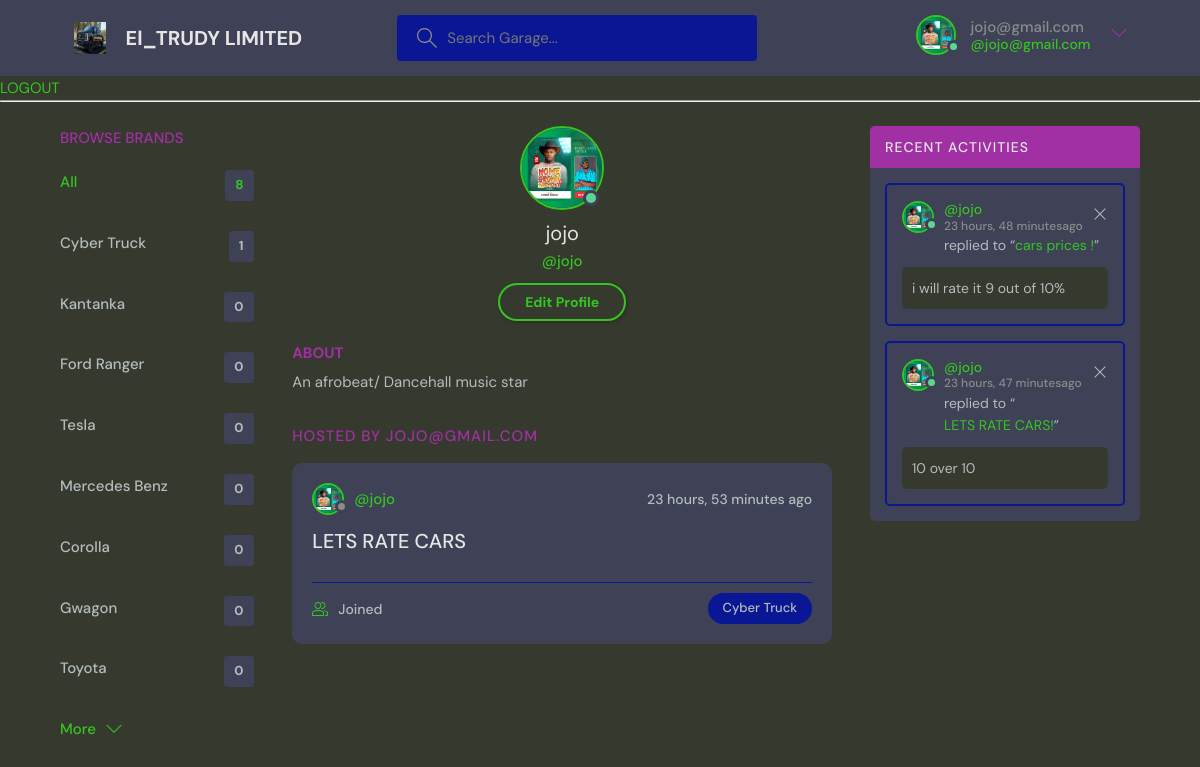
Screenshot of /profile/3/ (signed in) with the database file from the repository.
### room/models.py (models this page shows, shortened)
class User(AbstractUser):
    name = models.CharField (max_length=200, null =True)
    email = models.EmailField(unique=True)
    bio = models.TextField( null=True)
    avatar = models.ImageField(null=True, default= "avatar.svg")
    USERNAME_FIELD = 'email'
    REQUIRED_FIELDS = []

class Topic(models.Model):
    name = models.CharField(max_length= 250)

class room(models.Model):
    host = models.ForeignKey(User, on_delete= models.SET_NULL, null= True)
    topic = models.ForeignKey(Topic, on_delete= models.SET_NULL, null=True)
    paticipants = models.ManyToManyField(User, related_name= 'paticipants', blank=True)
    name = models.CharField(max_length=100)
    description = models.TextField(null = True, blank = True)
    created = models.DateTimeField( auto_now= False, auto_now_add=True)
    updated = models.DateTimeField( auto_now= True, auto_now_add= False)
    def __str__(self):
        return self.name
    class Meta:
        ordering = ['-created','-updated']

class Message(models.Model):
    Room = models.ForeignKey(room, on_delete=
    models.CASCADE)
    user = models.ForeignKey(User, on_delete=
    models.CASCADE)
    body = models.TextField()
    created = models.DateTimeField( auto_now= False, auto_now_add=True)
    updated = models.DateTimeField( auto_now= True, auto_now_add= False)

### room/views.py (the view)
# urls.py: path('profile/<int:pk>/',views.profile_user,name= 'profile'),
@login_required(login_url= 'login')
def profile_user(request, pk):
    if request.method == "GET":
        if not pk:
            return redirect("home")
        try:
            user = User.objects.get(id=pk)
        except User.DoesNotExist:
            return HttpResponse("PAGE NOT FOUND 404")
        user = User.objects.get(id=pk)
        Room = user.room_set.all
        room_message =user.message_set.all()
        topic = Topic.objects.all()
    return render(request, 'room/profile.html', {
            'user': user,
            'Room': Room,
            'room_message': room_message,
            'topic': topic,
        })

### room/templates/room/profile.html
  {% extends "main.html" %}
  {% block content %}
  <main class="profile-page layout layout--3">
    <div class="container">
      {% include "room/topics_components.html" %}
      <div class="roomList">
        <div class="profile">
          <div class="profile__avatar">
            <div class="avatar avatar--large active">
              <img src="{{request.user.avatar.url}}" />
            </div>
          </div>
          <div class="profile__info">
            <h3>{{user.username}}</h3>
            <p>@{{user.username}}</p>
            {% if request.user == user%}
            <a href="{% url 'edit_user'%}"
              {%endif%}
             class="btn btn--main btn--pill">Edit Profile</a>
          </div>
          <div class="profile__about">
            <h3>About</h3>
            <p>
              {{request.user.bio}}
            </p>
          </div>
        </div>
        <div class="roomList__header">
          <div>
            <h2>Hosted by {{user}}</a>
            </h2>
          </div>
        </div>
        {% include "room/feed.html" %}
      </div>
      {% include "room/activity2.html" %}
    </div>
  </main>
  {% endblock content %}

### templates/main.html (shortened to what this page needs)
<!DOCTYPE html>
{% load static %}
<html lang="en">
  <head>
    <link rel="stylesheet" href="{% static 'styles/style.css'%}" />
  </head>
  <body>
	{% include "navbar.html" %}
	{% block content %}
	{% endblock content %}
  </body>
</html>

### templates/navbar.html (shortened to what this page needs)
{% load static %}
<header class="header header--loggedIn">
    <div class="container">
      <a href="{% url 'home'%}" class="header__logo">
        <img src="{% static 'images/icons/ford.jpeg'%}" />
        <h1>El_TRUDY LIMITED</h1>
      </a>
      <form class="header__search" method = 'GET' action = "{% url 'home'%}">
        <label>
          <input name="q" placeholder="Search Garage..." />
        </label>
      </form>
      <nav class="header__menu">
        {% if request.user.is_authenticated %}
        <div class="header__user">
          <a href="{% url 'edit_user'%}">
            <div class="avatar avatar--medium active">
              <img src="{{request.user.avatar.url}}" />
            </div>
            <p>{{request.user}} <span>@{{request.user}}</span></p>
          </a>
          <button class="dropdown-button">
            <svg version="1.1" xmlns="http://www.w3.org/2000/svg" width="32" height="32" viewBox="0 0 32 32">
              <title>chevron-down</title>
              <path d="M16 21l-13-13h-3l16 16 16-16h-3l-13 13z"></path>
            </svg>
          </button>
        </div>
        {% else %}
         <a href="{% url 'login' %}">
          <img src="{% static 'images/avatar.svg' %}" />
          <p>Login</p>
        </a>
        {% endif %}
      </nav>
    </div>
  </header>
{% if request.user.is_authenticated %}
<a href="{% url 'logout' %}">LOGOUT</a>
{%else%}
<a href="{% url 'login'%}">LOGIN</a>
{% endif %}
<hr>

### room/templates/room/topics_components.html
<div class="topics">
  <div class="topics__header">
    <h2>Browse Brands</h2>
  </div>
  <ul class="topics__list">
    <li>
      <a href="{% url 'home' %}" class="active">All <span>{{topic.count}}</span></a>
    </li>
    {% for topics in topic  %}
    <li>
      <a href="{% url 'home' %}?q={{topics.name}}"> {{topics.name}} <span>{{topics.room_set.all.count}}</span></a>
    </li>
    {% endfor %}
  </ul>
  <a class="btn btn--link" href="{% url 'topic_page'%}">
    More
    <svg version="1.1" xmlns="http://www.w3.org/2000/svg" width="32" height="32" viewBox="0 0 32 32">
      <title>chevron-down</title>
      <path d="M16 21l-13-13h-3l16 16 16-16h-3l-13 13z"></path>
    </svg>
  </a>
</div>

### room/templates/room/feed.html (shortened to what this page needs)
{% for rooms in Room  %}
<div class="roomListRoom">
  <div class="roomListRoom__header">
    {% if rooms.host.id %}
    <a href="{% url 'profile' rooms.host.id%}" class="roomListRoom__author">
      {% endif %}
      <div class="avatar avatar--small">
        <img src="{{rooms.host.avatar.url}}" />
      </div>
      <span>@{{rooms.host.username}}</span>
    </a>
    <div class="roomListRoom__actions">
      <span>{{rooms.created|timesince}} ago</span>
    </div>
  </div>
  <div class="roomListRoom__content">
    <a href="{% url 'room' rooms.id %}">{{ rooms.name}}</a>
  </div>
  <div class="roomListRoom__meta">
    <a href="{% url 'room' rooms.id %}" class="roomListRoom__joined"</a>
      {{rooms.paticpants.all.count}} Joined
    </a>
    <p class="roomListRoom__topic">{{rooms.topic.name}}</p>
  </div>
</div>
{% endfor %}

### room/templates/room/activity2.html
 <div class ='activities'>
    <div class= 'activities__header'>
      <h2>Recent Activities</h2>
    </div>
    {% for message in room_message  %}
            <div class="activities__box">
              <div class="activities__boxHeader roomListRoom__header">
                <a href="{% url 'profile' message.user.id %}" class="roomListRoom__author">
                  <div class="avatar avatar--small active">
                    <img src="{{message.user.avatar.url}}" />
                  </div>
                  <p>
                    @{{message.user.username}}
                    <span>{{message.created|timesince}}ago</span>
                  </p>
                </a>
                {% if request.user == message.user%}
                <div class="roomListRoom__actions">
                  <a href="{% url 'delete_message' message.id%}">
                    <svg version="1.1" xmlns="http://www.w3.org/2000/svg" width="32" height="32" viewBox="0 0 32 32">
                      <title>remove</title>
                      <path
                        d="M27.314 6.019l-1.333-1.333-9.98 9.981-9.981-9.981-1.333 1.333 9.981 9.981-9.981 9.98 1.333 1.333 9.981-9.98 9.98 9.98 1.333-1.333-9.98-9.98 9.98-9.981z"
                      ></path>
                    </svg>
                  </a>
                </div>
                  {% endif %}
              </div>
              <div class="activities__boxContent">
                <p>replied to {{message.user.topic}} “<a href="{% url 'room' message.Room.id%}">{{message.Room}}!</a>”</p>
                <div class="activities__boxRoomContent">
                  {{message.body}}
                </div>
            </div>
            </div>
            {% endfor %}
   </div>

### rows the page displays
User: user.avatar (picture), user "jojo@gmail.com", username "jojo", user.bio "An afrobeat/ Dancehall music star", email "JOJO@GMAIL.COM"
Topic: name "Cyber Truck", room_set.all.count "1"
Topic: name "Kantanka", room_set.all.count "0"
Topic: name "Ford Ranger", room_set.all.count "0"
Topic: name "Tesla", room_set.all.count "0"
Topic: name "Mercedes Benz", room_set.all.count "0"
Topic: name "Corolla", room_set.all.count "0"
Topic: name "Gwagon", room_set.all.count "0"
Topic: name "Toyota", room_set.all.count "0"
room: host.avatar (picture), host.username "jojo", created "23 hours, 53 minutes", name "LETS RATE CARS", topic.name "Cyber Truck"
Message: user.avatar (picture), user.username "jojo", created "23 hours, 48 minutes", Room "cars prices", body "i will rate it 9 out of 10%"
Message: user.avatar (picture), user.username "jojo", created "23 hours, 47 minutes", Room "LETS RATE CARS", body "10 over 10"

### other values shown
{{ topic.count }} "8"
